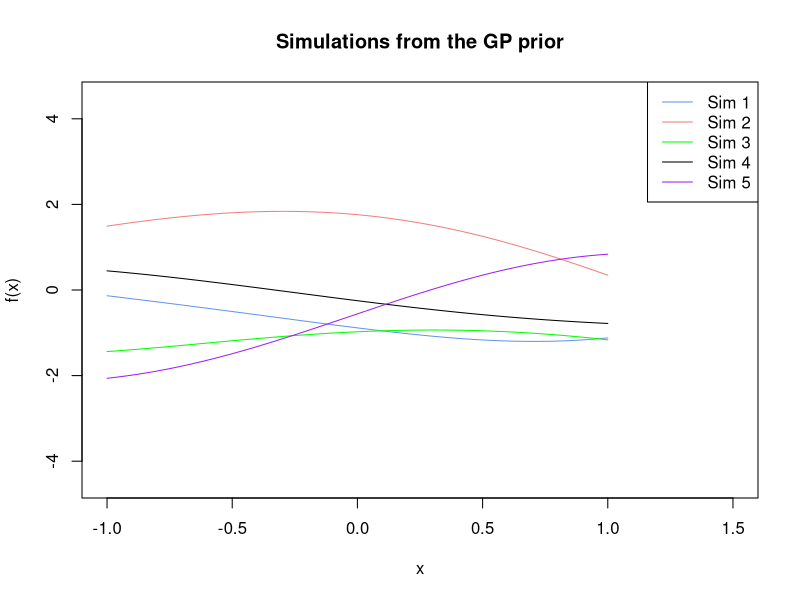
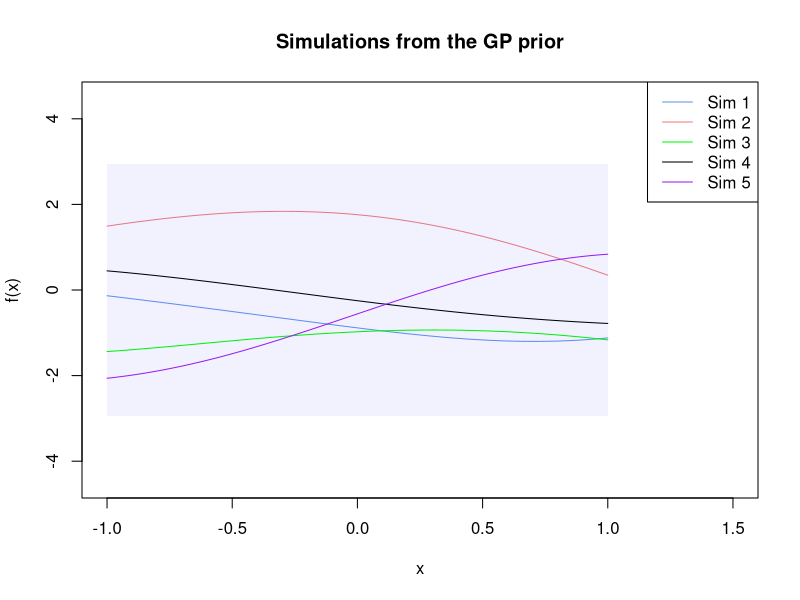

Write R code to recreate these figures, in order.
# Q4.1 #

pairwise_cov_squared_exp <- function(x, x_prime, sigma_f, ell) {
  return(sigma_f^2*exp(-1/(2*ell^2)*(x - x_prime)^2))
}

covariance1 <- pairwise_cov_squared_exp(0.3, 0.7, 1.5, 0.5)
covariance2 <- pairwise_cov_squared_exp(0.1, 0.5, 1.5, 0.5)
correlation3 <- pairwise_cov_squared_exp(-0.2, -0.5, 1.5, 0.5) / sqrt(pairwise_cov_squared_exp(-0.2, -0.2, 1.5, 0.5) * 
                                                                        pairwise_cov_squared_exp(-0.5, -0.5, 1.5, 0.5))

# Q4.2 #

X <- seq(-1, 1, length.out = 21)

covariance_matrix <- function(X) {

Kernel_Mat <- matrix(0, length(X), length(X))

for (i in 1:length(X)) {
  for (j in 1:length(X)) {
    Kernel_Mat[i, j] = pairwise_cov_squared_exp(X[i], X[j], 1.5, 0.5)
  }
}
return(Kernel_Mat)
}

result <- covariance_matrix(X)

print(result[2,5])

# Q4.3 #

kernel_matrix_squared_exp <- function(X, Xstar, sigma_f, ell) {
  # Computes the kernel matrix for the squared exponential kernel model
  # Compute the pairwise squared Euclidean distances
  pairwise_squared_distances <- outer(X, Xstar, FUN = "-")^2
  # Compute the kernel matrix element-wise
  kernel_matrix <- sigma_f^2*exp(-1/(2*ell^2)*pairwise_squared_distances)
  return(kernel_matrix)
}

start_time1 <- Sys.time()
covariance_matrix(X)
end_time1 <- Sys.time()

print(end_time1 - start_time1)

start_time2 <- Sys.time()
kernel_matrix_squared_exp(X, X, 1.5, 0.5)
end_time2 <- Sys.time()

print(end_time2 - start_time2)

# Q4.4 #

suppressMessages(library(mvtnorm)) # for multivariate normal
n_grid <- 200
X_grid <- seq(-1, 1, length.out = n_grid)
sigma_f <- 1.5
ell <- 1.5
m_X <- rep(0, n_grid) # Create zero vector
K_X_X <- kernel_matrix_squared_exp(X_grid, X_grid, sigma_f, ell)
GP_realisations <- rmvnorm(n = 5, mean = m_X, sigma = K_X_X)
matplot(X_grid, t(GP_realisations), type = "l", lty = 1, col = c("cornflowerblue", "lightcoral", "green", "black", "purple"), xlab = "x", ylab = "f(x)", main = "Simulations from the GP prior", xlim=c(-1, 1.5), ylim=c(-3*sigma_f, 3*sigma_f))
legend("topright", legend = c("Sim 1", "Sim 2", "Sim 3", "Sim 4", "Sim 5"), col = c("cornflowerblue", "lightcoral", "green", "black", "purple"), lty = 1)


matplot(X_grid, t(GP_realisations), type = "l", lty = 1, col = c("cornflowerblue", "lightcoral", "green", "black", "purple"), xlab = "x", ylab = "f(x)", main = "Simulations from the GP prior", xlim=c(-1, 1.5), ylim=c(-3*sigma_f, 3*sigma_f))
legend("topright", legend = c("Sim 1", "Sim 2", "Sim 3", "Sim 4", "Sim 5"), col = c("cornflowerblue", "lightcoral", "green", "black", "purple"), lty = 1)

# Define x values for shading (X_grid for this example)
x_shade <- X_grid
# Lower and upper interval (prior mean is zero)
lower_interval <- -1.96*sigma_f*rep(1, n_grid)
upper_interval <- 1.96*sigma_f*rep(1, n_grid)

# Create a polygon to shade the prediction interval (alpha controls transparency)
polygon(c(x_shade, rev(x_shade)), c(lower_interval, rev(upper_interval)), col = rgb(0, 0, 1, alpha = 0.05), border = NA)

# The length-scale hyperparameter controls the correlation length between datapoints. As we decrease (increase) the value of l, two neighbouring points have 
# to be explained by a sharper (smoother) variation in the value of the underlying function due to this correlation distance being smaller (larger). This has the effect of
# creating a wigglier (smoother) function by increasing (decreasing) the variance and lowering (increasing) the bias of the model. 

